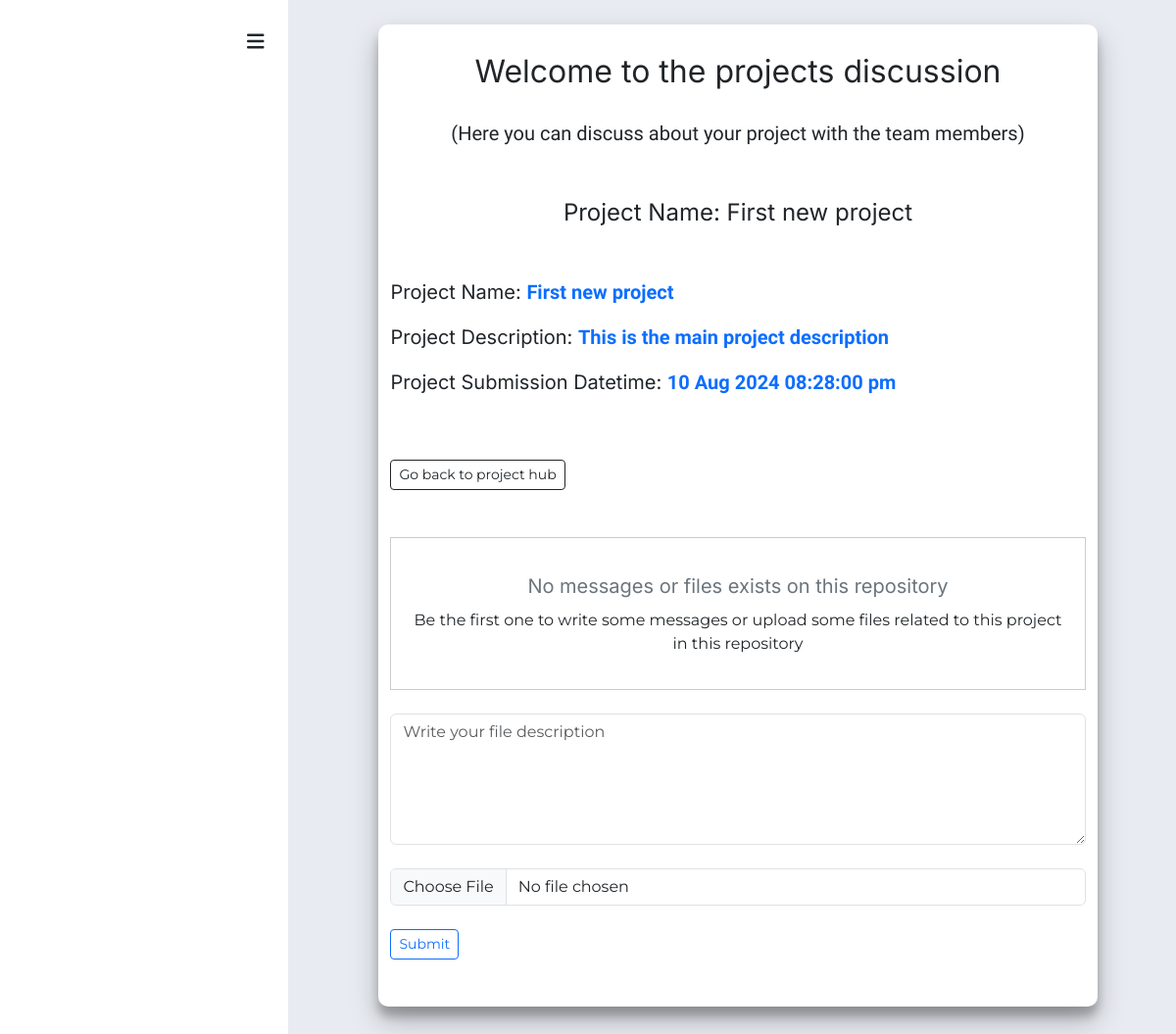
The page /project_discussions?project_id=6 (signed in) on the database as committed earlier.
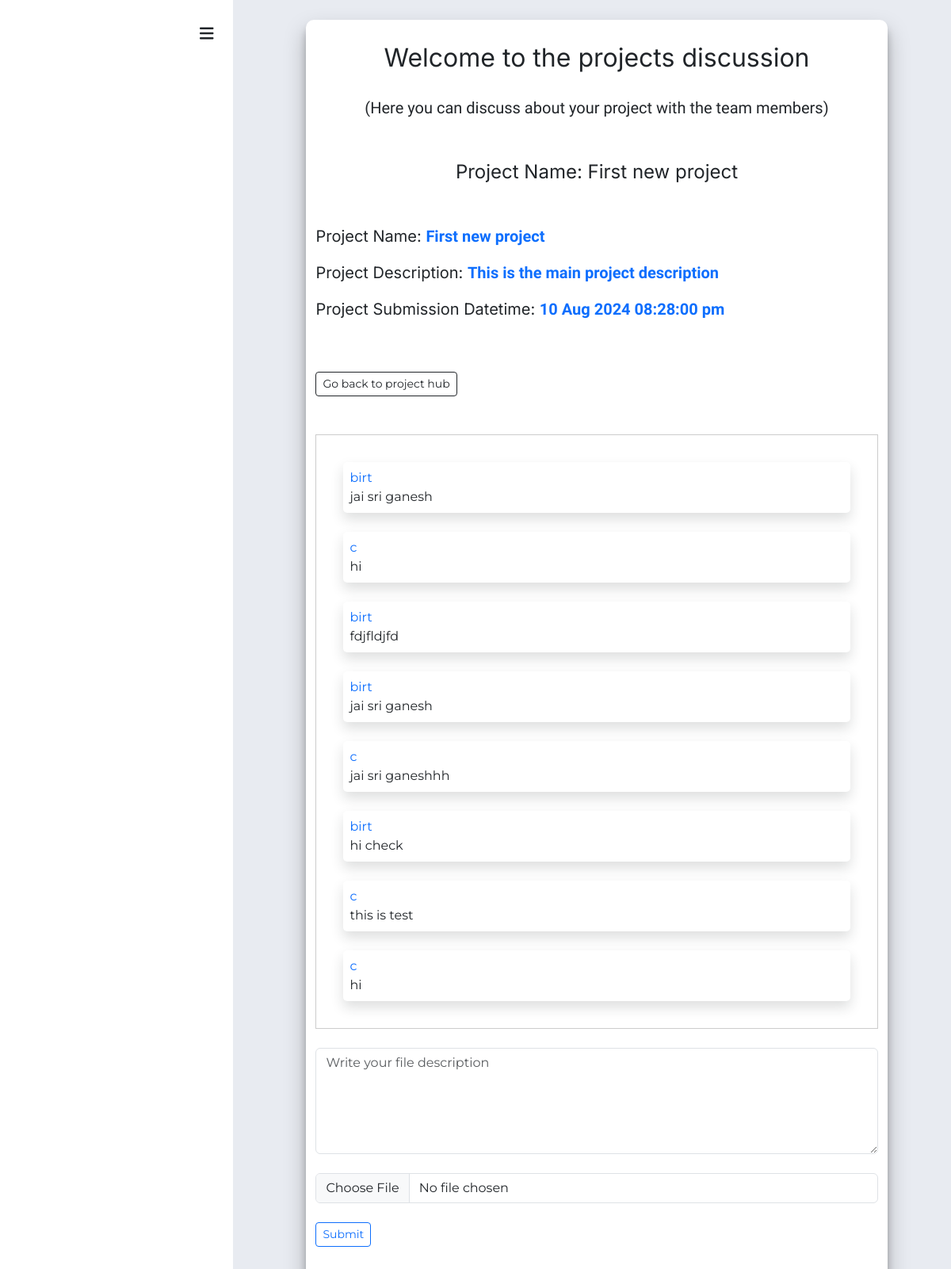
The same page on the database as committed later.
### tables this page shows
CREATE TABLE `projects` (
  `project_id` int(11) NOT NULL,
  `project_name` varchar(255) NOT NULL,
  `project_desc` varchar(255) NOT NULL,
  `project_submission_datetime` varchar(255) NOT NULL,
  `datetime` datetime NOT NULL DEFAULT current_timestamp()
);

CREATE TABLE `project_discussions` (
  `repository_msg_id` int(11) NOT NULL,
  `project_id` varchar(255) NOT NULL,
  `repository_msg_code` varchar(255) NOT NULL,
  `repository_msg` varchar(255) NOT NULL,
  `repository_msg_status` varchar(255) NOT NULL,
  `msg_sender_user_id` varchar(255) NOT NULL,
  `msg_sender_user_name` varchar(255) NOT NULL,
  `file_upload_status` varchar(255) NOT NULL,
  `file_name` varchar(255) NOT NULL,
  `msg_show_status` varchar(255) NOT NULL,
  `file_show_status` varchar(255) NOT NULL,
  `datetime` datetime NOT NULL DEFAULT current_timestamp()
);

### config/conn.php (called while the page is built, shortened)
<?php
class database{
    protected function connection(){
        $this->hostname = 'localhost';
        $this->db_username = 'root';
        $this->db_password = '';
        $this->dbname = 'nexgenproject_2.0';
        $conn = new mysqli($this->hostname, $this->db_username, $this->db_password, $this->dbname);
        return $conn;
    }
}
?>

### models/models.php (called while the page is built, shortened)
<?php
class models extends database{
    public function get_all_data($table_name, $where_conditions = 1){
        $sql = "SELECT * FROM `$table_name` WHERE $where_conditions ";
        $result = $this->connection()->query($sql);
        return $result;
    }
}
?>

### views/pages/projects_discussions.views.php (the view, shortened to what the rows shown need)
<?php
require __DIR__ . '/inc/_header.php';
$controllers->login_check();
?>
<main>
    <div class="dashboard_main_section">
        <div class="row">
            <div class="col-md-3 " style="background-color: white !important;">
                <div class="integrate_mobile_sidebar">
                    <?php
                    include __DIR__ . '/inc/_mobile_sidebar.php';
                    ?>
                </div>
            </div>
            <div class="col-md-9 cus_bg_main_section_color">
                <div class="main_content_section scrollbar_container">
                    <div class="the_running_main_content montserrat_font">
                        <div class="details_container">
                            <div class="details_container_info">
                                <div class="container">
                                    <div class="title_section">
                                        <div class="section_title fs-2 text-center mt-4 inter-font">
                                            Welcome to the projects discussion
                                        </div>
                                        <div class="section_desc fs-5 text-center mt-4 mb-4 lux_roman">
                                            (Here you can discuss about your project with the team members)
                                        </div>
                                        <div class="section_title pt-4 fs-4 text-center mt-4 inter-font">
                                            <?php
                                            $project_id = $_GET['project_id'];
                                            $result_check_projects = $controllers->get_all_data("projects", "`project_id` = '$project_id'");
                                            if ($result_check_projects) {
                                                if ($result_check_projects->num_rows > 0) {
                                                    while ($row = $result_check_projects->fetch_assoc()) {
                                                        $project_name = $row['project_name'];
                                                        $project_desc = $row['project_desc'];
                                                        $project_submission_datetime = date("d M Y m:i:s a", strtotime($row['project_submission_datetime']));
                                                    }
                                                }
                                            }
                                            ?>
                                            <div class="project_name_section">
                                                Project Name: <?php echo $project_name ?> <br />
                                            </div>
                                        </div>
                                    </div>
                                </div>
                                <div class="main_content_section mt-4">
                                    <div class="projects_content">
                                        <div class="container">
                                            <div class="project_info fs-5 inter-font mt-4 mb-4 pb-4 ">
                                                <div class="project_name_info mb-3 ">
                                                    Project Name: <span
                                                        class="lux_roman text-primary fw-bold"><?php echo $project_name ?></span>
                                                </div>
                                                <div class="project_desc_info mb-3 ">
                                                    Project Description: <span
                                                        class="lux_roman text-primary fw-bold"><?php echo $project_desc ?></span>
                                                </div>
                                                <div class="project_submission_datetime mb-3 ">
                                                    Project Submission Datetime: <span
                                                        class="lux_roman text-primary fw-bold"><?php echo $project_submission_datetime ?></span>
                                                </div>
                                            </div>
                                        </div>
                                    </div>
                                    <div class="go_back_btn">
                                        <div class="container">
                                            <a href="/projects_hub?project_id=<?php echo $project_id ?>">
                                                <button class="btn btn-sm btn-outline-dark">Go back to project
                                                    hub</button>
                                            </a>
                                        </div>
                                    </div>
                                    <div class="files_repository_main_section mt-4 pt-4 mb-4 pb-4">
                                        <div class="main_file_repository_section">
                                            <div class="msg_main_section">
                                                <div class="container">
                                                    <div class="msg_container" id="messages">
                                                        <?php
                                                        $get_current_user_id = $_SESSION['user_id'];
                                                        $result_get_project_repository_messages = $controllers->get_all_data("project_discussions", "`project_id` = '$project_id'");
                                                        if ($result_get_project_repository_messages) {
                                                            if ($result_get_project_repository_messages->num_rows > 0) {
                                                                while ($row = $result_get_project_repository_messages->fetch_assoc()) {
                                                                    $get_repository_msg_id = $row['repository_msg_id'];
                                                                    $get_repository_msg = $row['repository_msg'];
                                                                    $get_msg_sender_user_id = $row['msg_sender_user_id'];
                                                                    $get_msg_sender_user_name = $row['msg_sender_user_name'];
                                                                    $get_file_name = $row['file_name'];
                                                                    if ($get_msg_sender_user_id == $get_current_user_id) {
                                                                        if ($get_repository_msg != '') {
                                                                            echo '<div class="parent_msg sended_msg shadow m-4 msg_id_' . $get_repository_msg_id . ' " id="msg_id_' . $get_repository_msg_id . '"><div class="msg_sender_user_name text-primary">' . $get_msg_sender_user_name . '</div><div class="main_msg_section d-flex"><div class="msg">' . $get_repository_msg . '</div><div class="delete_button"><button type="button" onclick="delete_msg(this)"  data-repository_msg_id="' . $get_repository_msg_id . '"  class="btn ms-4  btn-sm btn-outline-danger">Delete Button</button></div></div></div>';
                                                                        }
                                                                        if ($get_file_name != '') {
                                                                            echo '
                                                                        <div class="parent_msg sended_msg shadow m-4 msg_id_' . $get_repository_msg_id . ' " id="msg_id_' . $get_repository_msg_id . '"><div class="msg_sender_user_name text-primary">' . $get_msg_sender_user_name . '</div><div class="main_msg_section d-flex"><div class="msg_file msg"><a href="/assets/uploads/project_files_repo_upload/' . $get_file_name . '" download="" >' . $get_file_name . ' <i class="fa-solid fa-file ps-4 fs-4"></i> </a></div><div class="delete_button"><button type="button" onclick="delete_msg(this)" data-file_uploaded_path="./assets/uploads/project_files_repo_upload/' . $get_file_name . '"   data-repository_msg_id="' . $get_repository_msg_id . '"  class="btn ms-4  btn-sm btn-outline-danger">Delete Button</button></div></div></div>
                                                                        ';
                                                                        }
                                                                    } else {
                                                                        if ($get_repository_msg != '') {
                                                                            echo '<div class="parent_msg received_msg shadow m-4 msg_id_' . $get_repository_msg_id . ' " id="msg_id_' . $get_repository_msg_id . '"><div class="msg_sender_user_name text-primary">' . $get_msg_sender_user_name . '</div><div class="msg">' . $get_repository_msg . '</div></div>';
                                                                        }
                                                                    }
                                                                }
                                                            } else {
                                                                echo '
                                                                <div class="container text-center">
                                                                <div class="inter-font text-secondary mt-4 fs-5">No messages or files exists on this repository</div>
                                                                <div class="mt-2 mb-4">Be the first one to write some messages or upload some files related to this project in this repository</div>
                                                                </div>
                                                                ';
                                                            }
                                                        }
                                                        ?>
                                                    </div>
                                                    <div class="repl_section">
                                                        <form id="submit_form">
                                                            <textarea name="message" id="msg_to_send"
                                                                placeholder="Write your file description"
                                                                class="form-control mt-4 mb-4" cols="30"
                                                                rows="5"></textarea>
                                                            <input type="file" name="repo_upload_file"
                                                                class="form-control" id="repo_upload_file">
                                                            <button name="send_file_repo_msg" type="submit"
                                                                class="btn btn-outline-primary mt-4 btn-sm"
                                                                id="msg_submit">Submit</button>
                                                        </form>
                                                    </div>
                                                </div>
                                            </div>
                                        </div>
                                    </div>
                                </div>
                            </div>
                        </div>
                    </div>
                </div>
            </div>
        </div>
    </div>
</main>
<?php
require __DIR__ . '/inc/_footer_scripts.php';

Rows that differ between the two databases and show on the page:
added project_discussions: msg_sender_user_name "birt", repository_msg "jai sri ganesh"
added project_discussions: msg_sender_user_name "c", repository_msg "hi"
added project_discussions: msg_sender_user_name "birt", repository_msg "fdjfldjfd"
added project_discussions: msg_sender_user_name "birt", repository_msg "jai sri ganesh"
added project_discussions: msg_sender_user_name "c", repository_msg "jai sri ganeshhh"
added project_discussions: msg_sender_user_name "birt", repository_msg "hi check"
added project_discussions: msg_sender_user_name "c", repository_msg "this is test"
added project_discussions: msg_sender_user_name "c", repository_msg "hi"
Other text that changed with them:
text no longer shown: "No messages or files exists on this repository Be the first one to write some messages or upload some files related to this project in this repository"
